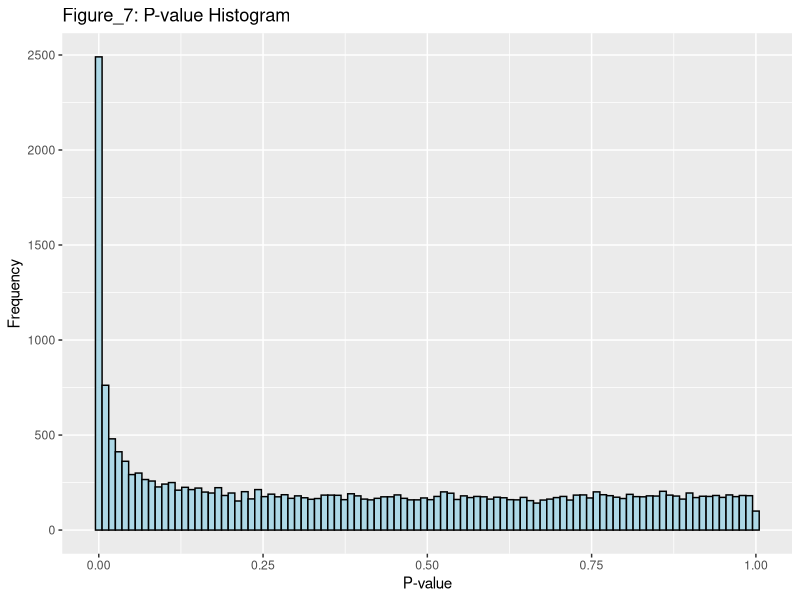
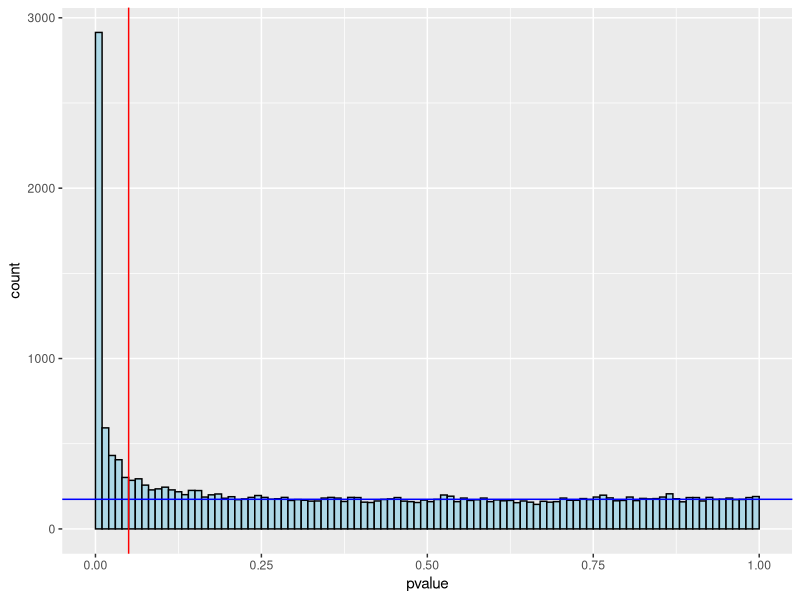
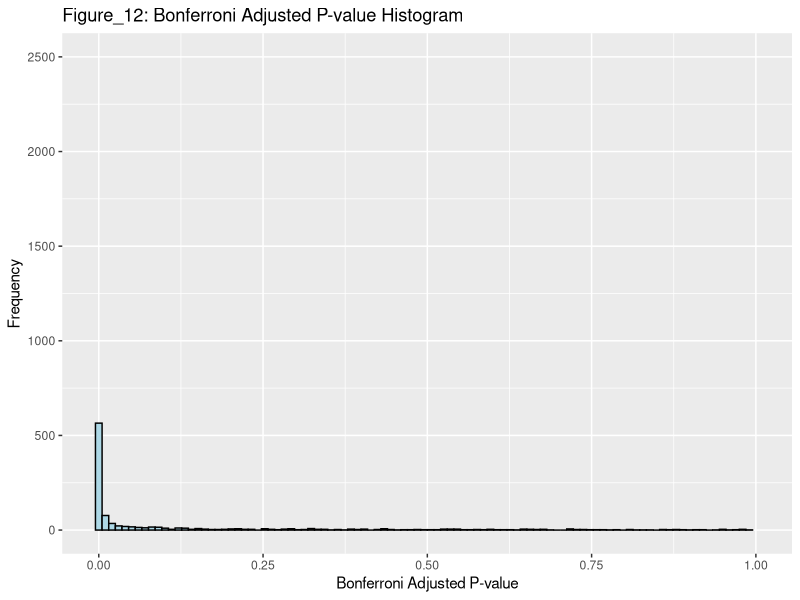
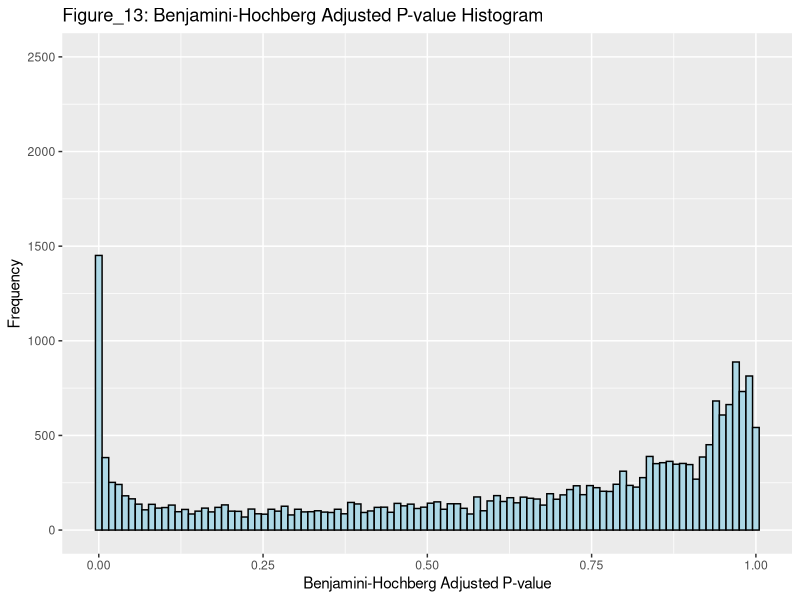

R code for these plots, in order:
## ---- chunk 1
library(knitr)
# Read the CSV file with the generated p_values for each gene
gene_pvalues <- read.csv("data/DEG_pvalues.csv")
# Check the first few rows 

kable(head(gene_pvalues), caption = "Table 1: P_Values for each analysed gene")
## ---- chunk 2

# Load tidyverse (includes ggplot2)
library(tidyverse)

# Histogram of p_values
ggplot(gene_pvalues, aes(x = pvalue)) +
  geom_histogram(bins = 100, fill = "lightblue", color = "black") +
  labs(title = "Figure_7: P-value Histogram", x = "P-value", y = "Frequency")

## ---- chunk 3
# Check for NA values in pvalue column
sum(is.na(gene_pvalues$pvalue))
# Exclude NA values
gene_pvalues <- na.omit(gene_pvalues)  # Removes rows with NA values

## ---- chunk 4

# Finding the number of significant differentially expressed genes before false positives correction

alpha <- 0.05
gene_pvalues$pvalue <- as.numeric(as.character(gene_pvalues$pvalue))
significant_hits <- gene_pvalues$pvalue < alpha
significant_genes <- sum(significant_hits)

# Print the number of significant genes
cat(sprintf("%d is the number of significant differentially expressed genes before FWER correction\n", significant_genes))

## ---- chunk 5
alpha = 0.05
binw =0.01
pi0 = 2 * mean(gene_pvalues$pvalue > 0.5)
ggplot(gene_pvalues,
  aes(x = pvalue)) + 
  geom_histogram(binwidth = binw, boundary = 0,fill = "lightblue", color = "black") +
  geom_hline(yintercept = pi0 * binw * nrow(gene_pvalues), col = "blue") +
  geom_vline(xintercept = alpha, col = "red")

## ---- chunk 6

alpha <- 0.05
# Apply Bonferroni correction
P_adj_bonf<-p.adjust(gene_pvalues$pvalue, method = "bonferroni")

# Create a dataframe for plotting
adjusted_data <- data.frame(adjusted_pvalue = P_adj_bonf)

# Plotting the Bonferroni adjusted p-values
ggplot(adjusted_data, aes(x = adjusted_pvalue)) +
  geom_histogram(bins = 100, fill = "lightblue", color = "black") +
  labs(title = "Figure_12: Bonferroni Adjusted P-value Histogram", x = "Bonferroni Adjusted P-value", y = "Frequency")+
  ylim(0, 2500) # Set y-axis limits from 0 to 2500

significant_Bonferroni <- P_adj_bonf < alpha

Bonferroni_genes<-sum(significant_Bonferroni) # Number of significant hits after Benjamini-Hochberg correction

#display the number of genes that pass the FDR threshold
cat(sprintf("%d is the number of significant differentially expressed genes after Bonferroni correction for FWER\n", Bonferroni_genes))

## ---- chunk 7
# Apply Benjamini-Hochberg correction
p_adjusted <- p.adjust(gene_pvalues$pvalue, method = "BH")

# Create a dataframe for plotting
adjusted_data <- data.frame(adjusted_pvalue = p_adjusted)

# Plotting the adjusted p-values
ggplot(adjusted_data, aes(x = adjusted_pvalue)) +
  geom_histogram(bins = 100, fill = "lightblue", color = "black") +
  labs(title = "Figure_13: Benjamini-Hochberg Adjusted P-value Histogram", x = "Benjamini-Hochberg Adjusted P-value", y = "Frequency")+
  ylim(0, 2500) # Set y-axis limits from 0 to 2500

significant_bh <- p_adjusted < alpha

Benjamini_Hochberg_genes<-sum(significant_bh) # Number of significant hits after Benjamini-Hochberg correction

#display the number of genes that pass the FDR threshold
cat(sprintf("%d is the number of significant differentially expressed genes that pass the FDR threshold\n", Benjamini_Hochberg_genes))
